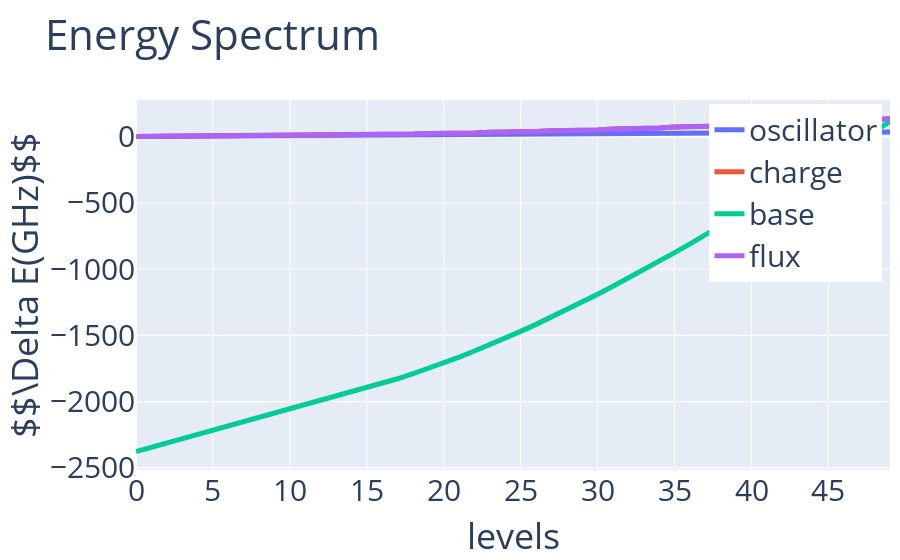

The cell this chart's notebook holds for it:
### Code cell
plotCompare(arange(len(oscillator)),{'oscillator':oscillator,'charge':charge,
                                     'flux':flux},'Energy Spectrum','levels',r'$$\Delta E(GHz)$$')
